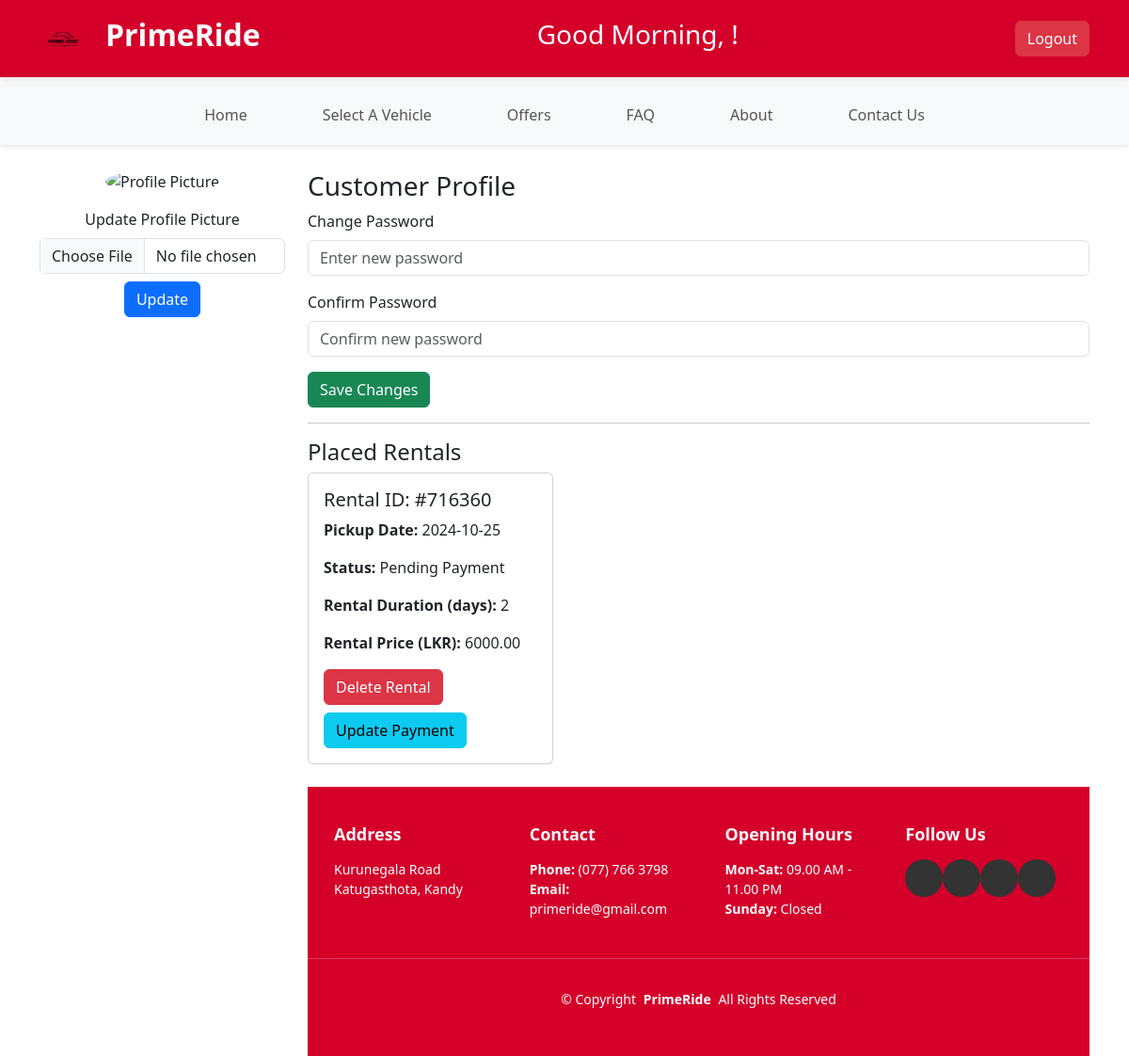
Page /profile.php (signed in) on the earlier database version.
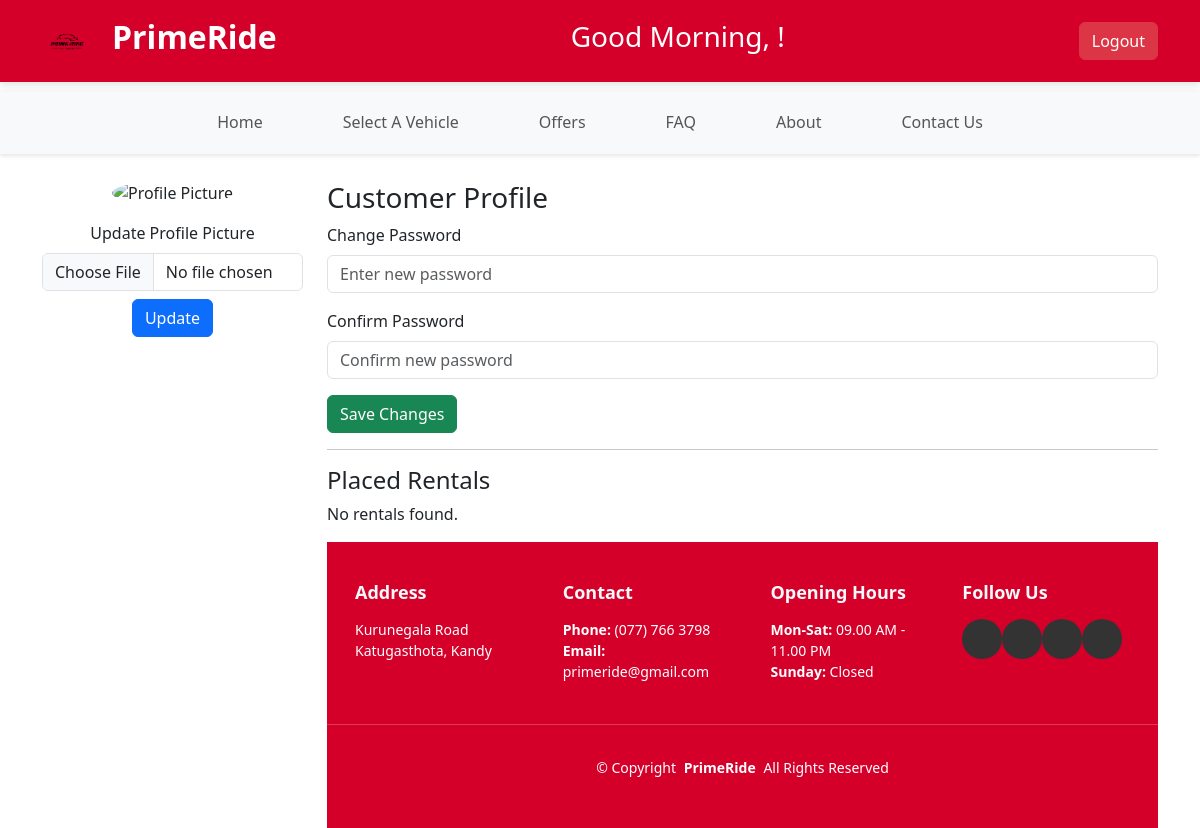
Same page on the later database version.
### tables this page shows
CREATE TABLE `rental` (
  `id` int(11) NOT NULL,
  `rental_id` int(11) NOT NULL,
  `vehicle_name` varchar(255) NOT NULL,
  `plate_number` varchar(50) NOT NULL,
  `model` varchar(255) NOT NULL,
  `total_price` decimal(10,2) NOT NULL,
  `customer_username` varchar(255) NOT NULL,
  `customer_name` varchar(255) NOT NULL,
  `customer_email` varchar(255) NOT NULL,
  `rental_duration` int(11) NOT NULL,
  `pickup_date` date NOT NULL,
  `dropoff_date` date NOT NULL,
  `rental_status` varchar(50) NOT NULL,
  `receipt_url` varchar(255) DEFAULT NULL,
  `created_at` timestamp NOT NULL DEFAULT current_timestamp()
);

### profile.php (the view, shortened to what the changed rows need)
<?php
include 'assets/php/dbconnection.php';
?>
<!DOCTYPE html>
<html lang="en">
<head>
    <link href="assets/css/style.css" rel="stylesheet">
    <link href="https://cdn.jsdelivr.net/npm/bootstrap@5.3.0-alpha3/dist/css/bootstrap.min.css" rel="stylesheet">
</head>
<body>
 <header class="p-3 text-bg-brown header">
    <div class="container">
        <div class="d-flex flex-wrap align-items-center justify-content-between">
            <div class="d-flex align-items-center">
                <h1>PrimeRide</h1>
            </div>
        </div>
    </div>
</header>
<div class="cprofile">
    <div class="container mt-5">
        <div class="row">
            <div class="col-md-9">
<?php
$sql = "SELECT rental_id, pickup_date, rental_status, rental_duration, total_price  FROM rental";
$result = $conn->query($sql);
?>
<div class="content">
    <div class="row">
        <?php
        if ($result->num_rows > 0) {
            while ($rental = $result->fetch_assoc()) {
                echo '
                <div class="col-md-4">
                    <div class="card mb-4">
                        <div class="card-body">
                            <h5 class="card-title">Rental ID: #' . $rental['rental_id'] . '</h5>
                            <p class="card-text"><strong>Pickup Date:</strong> ' . $rental['pickup_date'] . '</p>
                            <p class="card-text"><strong>Status:</strong> ' . $rental['rental_status'] . '</p>
                            <p class="card-text"><strong>Rental Duration (days):</strong> ' . $rental['rental_duration'] . '</p>
                            <p class="card-text"><strong>Rental Price (LKR):</strong> ' . $rental['total_price'] . '</p>
                            <button class="btn btn-danger delete-btn" data-rentalid="' . $rental['rental_id'] . '">Delete Rental</button>
                            <button class="btn btn-info mt-2 update-btn" data-rentalid="' . $rental['rental_id'] . '" data-toggle="modal" data-target="#paymentModal">Update Payment</button>
                        </div>
                    </div>
                </div>';
            }
        } else {
            echo "<p>No rentals found.</p>";
        }
        ?>
    </div>
</body>
</html>

Differences in the rows shown:
removed rental: rental "716360", pickup_date "2024-10-25", rental_status "Pending Payment", rental_duration "2", total_price "6000.00"
Other differences:
text now shown: "No rentals found."
